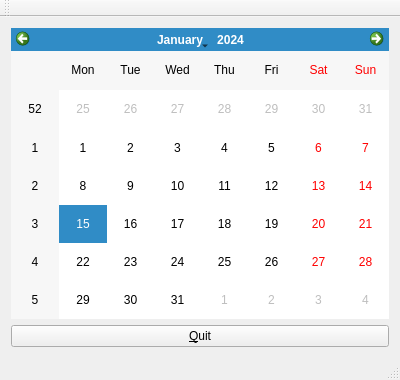
<?xml version="1.0" encoding="UTF-8"?>
<ui version="4.0">
 <class>MainWindow</class>
 <widget class="QMainWindow" name="MainWindow">
  <property name="geometry">
   <rect>
    <x>0</x>
    <y>0</y>
    <width>400</width>
    <height>380</height>
   </rect>
  </property>
  <property name="windowTitle">
   <string>CMake Demo</string>
  </property>
  <widget class="QWidget" name="centralWidget">
   <layout class="QVBoxLayout" name="verticalLayout">
    <item>
     <widget class="QCalendarWidget" name="calendarWidget"/>
    </item>
    <item>
     <widget class="QPushButton" name="quitButton">
      <property name="text">
       <string>&amp;Quit</string>
      </property>
     </widget>
    </item>
   </layout>
  </widget>
  <widget class="QMenuBar" name="menuBar">
   <property name="geometry">
    <rect>
     <x>0</x>
     <y>0</y>
     <width>400</width>
     <height>25</height>
    </rect>
   </property>
  </widget>
  <widget class="QToolBar" name="mainToolBar">
   <attribute name="toolBarArea">
    <enum>TopToolBarArea</enum>
   </attribute>
   <attribute name="toolBarBreak">
    <bool>false</bool>
   </attribute>
  </widget>
  <widget class="QStatusBar" name="statusBar"/>
 </widget>
 <layoutdefault spacing="6" margin="11"/>
 <resources/>
 <connections/>
</ui>
